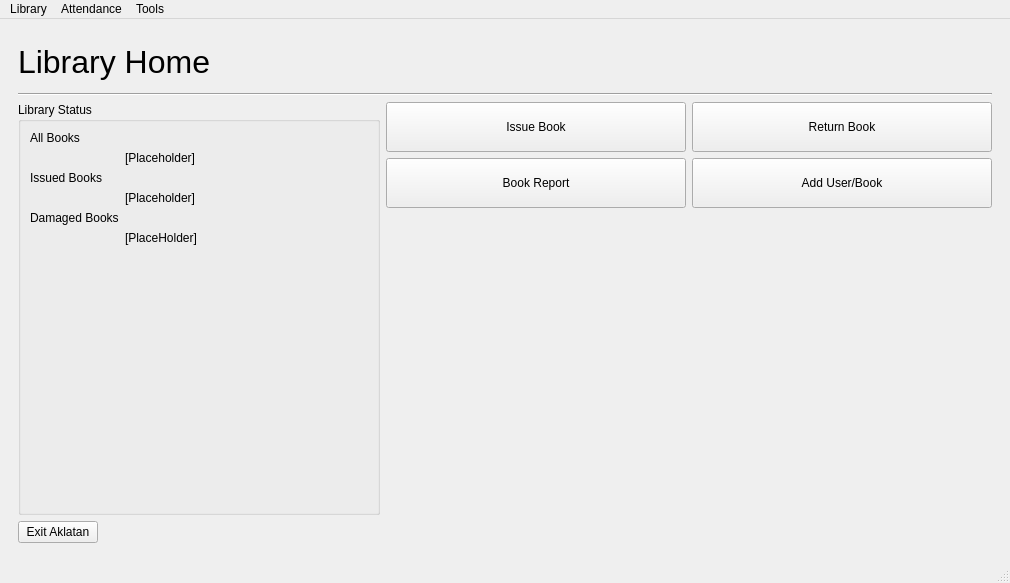
<?xml version="1.0" encoding="UTF-8"?>
<ui version="4.0">
 <class>MainLibraryWindow</class>
 <widget class="QMainWindow" name="MainLibraryWindow">
  <property name="geometry">
   <rect>
    <x>0</x>
    <y>0</y>
    <width>1010</width>
    <height>583</height>
   </rect>
  </property>
  <property name="windowTitle">
   <string>MainWindow</string>
  </property>
  <widget class="QWidget" name="centralwidget">
   <layout class="QGridLayout" name="gridLayout">
    <item row="0" column="0">
     <widget class="QStackedWidget" name="stackedWidget">
      <property name="currentIndex">
       <number>0</number>
      </property>
      <widget class="QWidget" name="page">
       <layout class="QVBoxLayout" name="verticalLayout_2">
        <item>
         <widget class="QLabel" name="label">
          <property name="sizePolicy">
           <sizepolicy hsizetype="Minimum" vsizetype="Minimum">
            <horstretch>0</horstretch>
            <verstretch>0</verstretch>
           </sizepolicy>
          </property>
          <property name="minimumSize">
           <size>
            <width>100</width>
            <height>50</height>
           </size>
          </property>
          <property name="baseSize">
           <size>
            <width>0</width>
            <height>40</height>
           </size>
          </property>
          <property name="font">
           <font>
            <pointsize>24</pointsize>
           </font>
          </property>
          <property name="text">
           <string>Library Home</string>
          </property>
          <property name="alignment">
           <set>Qt::AlignLeading|Qt::AlignLeft|Qt::AlignVCenter</set>
          </property>
         </widget>
        </item>
        <item>
         <widget class="Line" name="line">
          <property name="sizePolicy">
           <sizepolicy hsizetype="MinimumExpanding" vsizetype="Fixed">
            <horstretch>0</horstretch>
            <verstretch>0</verstretch>
           </sizepolicy>
          </property>
          <property name="orientation">
           <enum>Qt::Horizontal</enum>
          </property>
         </widget>
        </item>
        <item>
         <layout class="QGridLayout" name="gridLayout_6">
          <item row="0" column="0" rowspan="3">
           <layout class="QGridLayout" name="gridLayout_11">
            <item row="0" column="0">
             <widget class="QGroupBox" name="groupBox">
              <property name="title">
               <string>Library Status</string>
              </property>
              <layout class="QFormLayout" name="formLayout">
               <item row="0" column="0">
                <widget class="QLabel" name="label_24">
                 <property name="text">
                  <string>All Books</string>
                 </property>
                </widget>
               </item>
               <item row="1" column="1">
                <widget class="QLabel" name="labelAll">
                 <property name="text">
                  <string>[Placeholder]</string>
                 </property>
                </widget>
               </item>
               <item row="2" column="0">
                <widget class="QLabel" name="label_26">
                 <property name="text">
                  <string>Issued Books</string>
                 </property>
                </widget>
               </item>
               <item row="4" column="0">
                <widget class="QLabel" name="label_28">
                 <property name="text">
                  <string>Damaged Books</string>
                 </property>
                </widget>
               </item>
               <item row="3" column="1">
                <widget class="QLabel" name="labelIssued">
                 <property name="text">
                  <string>[Placeholder]</string>
                 </property>
                </widget>
               </item>
               <item row="5" column="1">
                <widget class="QLabel" name="labelDamaged">
                 <property name="text">
                  <string>[PlaceHolder]</string>
                 </property>
                </widget>
               </item>
              </layout>
             </widget>
            </item>
           </layout>
          </item>
          <item row="0" column="1">
           <widget class="QPushButton" name="homeIssueButton">
            <property name="sizePolicy">
             <sizepolicy hsizetype="MinimumExpanding" vsizetype="MinimumExpanding">
              <horstretch>0</horstretch>
              <verstretch>0</verstretch>
             </sizepolicy>
            </property>
            <property name="minimumSize">
             <size>
              <width>250</width>
              <height>50</height>
             </size>
            </property>
            <property name="maximumSize">
             <size>
              <width>300</width>
              <height>50</height>
             </size>
            </property>
            <property name="baseSize">
             <size>
              <width>0</width>
              <height>0</height>
             </size>
            </property>
            <property name="focusPolicy">
             <enum>Qt::ClickFocus</enum>
            </property>
            <property name="styleSheet">
             <string notr="true">QPushButton{
	padding: 10px;
}</string>
            </property>
            <property name="text">
             <string>Issue Book</string>
            </property>
           </widget>
          </item>
          <item row="0" column="2">
           <widget class="QPushButton" name="homeReturnButton">
            <property name="sizePolicy">
             <sizepolicy hsizetype="MinimumExpanding" vsizetype="MinimumExpanding">
              <horstretch>0</horstretch>
              <verstretch>0</verstretch>
             </sizepolicy>
            </property>
            <property name="minimumSize">
             <size>
              <width>250</width>
              <height>50</height>
             </size>
            </property>
            <property name="maximumSize">
             <size>
              <width>300</width>
              <height>50</height>
             </size>
            </property>
            <property name="focusPolicy">
             <enum>Qt::ClickFocus</enum>
            </property>
            <property name="styleSheet">
             <string notr="true">QPushButton{
	padding: 10px;
}</string>
            </property>
            <property name="text">
             <string>Return Book</string>
            </property>
           </widget>
          </item>
          <item row="1" column="2">
           <widget class="QPushButton" name="homeAdd">
            <property name="sizePolicy">
             <sizepolicy hsizetype="MinimumExpanding" vsizetype="MinimumExpanding">
              <horstretch>0</horstretch>
              <verstretch>0</verstretch>
             </sizepolicy>
            </property>
            <property name="minimumSize">
             <size>
              <width>250</width>
              <height>50</height>
             </size>
            </property>
            <property name="maximumSize">
             <size>
              <width>300</width>
              <height>50</height>
             </size>
            </property>
            <property name="focusPolicy">
             <enum>Qt::ClickFocus</enum>
            </property>
            <property name="text">
             <string>Add User/Book</string>
            </property>
           </widget>
          </item>
          <item row="1" column="1">
           <widget class="QPushButton" name="homeReportButton">
            <property name="sizePolicy">
             <sizepolicy hsizetype="MinimumExpanding" vsizetype="MinimumExpanding">
              <horstretch>0</horstretch>
              <verstretch>0</verstretch>
             </sizepolicy>
            </property>
            <property name="minimumSize">
             <size>
              <width>250</width>
              <height>50</height>
             </size>
            </property>
            <property name="maximumSize">
             <size>
              <width>300</width>
              <height>50</height>
             </size>
            </property>
            <property name="focusPolicy">
             <enum>Qt::ClickFocus</enum>
            </property>
            <property name="styleSheet">
             <string notr="true">QPushButton{
	padding: 10px;
}</string>
            </property>
            <property name="text">
             <string>Book Report</string>
            </property>
           </widget>
          </item>
         </layout>
        </item>
        <item>
         <layout class="QGridLayout" name="gridLayout_5">
          <item row="0" column="1">
           <spacer name="horizontalSpacer_2">
            <property name="orientation">
             <enum>Qt::Horizontal</enum>
            </property>
            <property name="sizeHint" stdset="0">
             <size>
              <width>40</width>
              <height>20</height>
             </size>
            </property>
           </spacer>
          </item>
          <item row="0" column="0">
           <widget class="QPushButton" name="pushButton">
            <property name="focusPolicy">
             <enum>Qt::ClickFocus</enum>
            </property>
            <property name="text">
             <string>Exit Aklatan</string>
            </property>
           </widget>
          </item>
         </layout>
        </item>
       </layout>
      </widget>
      <widget class="QWidget" name="page_2">
       <layout class="QGridLayout" name="gridLayout_8">
        <item row="3" column="0">
         <layout class="QGridLayout" name="gridLayout_4">
          <item row="0" column="0">
           <widget class="QPushButton" name="issueHomeButton">
            <property name="text">
             <string>Home</string>
            </property>
           </widget>
          </item>
          <item row="0" column="3">
           <widget class="QPushButton" name="issueButton">
            <property name="text">
             <string>Issue</string>
            </property>
           </widget>
          </item>
          <item row="0" column="2">
           <widget class="QPushButton" name="refreshButton">
            <property name="text">
             <string>Clear</string>
            </property>
           </widget>
          </item>
          <item row="0" column="1">
           <spacer name="horizontalSpacer_3">
            <property name="orientation">
             <enum>Qt::Horizontal</enum>
            </property>
            <property name="sizeHint" stdset="0">
             <size>
              <width>40</width>
              <height>20</height>
             </size>
            </property>
           </spacer>
          </item>
         </layout>
        </item>
        <item row="0" column="0">
         <widget class="QLabel" name="label_2">
          <property name="sizePolicy">
           <sizepolicy hsizetype="Minimum" vsizetype="Minimum">
            <horstretch>0</horstretch>
            <verstretch>0</verstretch>
           </sizepolicy>
          </property>
          <property name="minimumSize">
           <size>
            <width>100</width>
            <height>50</height>
           </size>
          </property>
          <property name="baseSize">
           <size>
            <width>0</width>
            <height>40</height>
           </size>
          </property>
          <property name="font">
           <font>
            <pointsize>24</pointsize>
           </font>
          </property>
          <property name="text">
           <string>Issue Book</string>
          </property>
          <property name="alignment">
           <set>Qt::AlignLeading|Qt::AlignLeft|Qt::AlignVCenter</set>
          </property>
         </widget>
        </item>
        <item row="1" column="0">
         <widget class="Line" name="line_2">
          <property name="sizePolicy">
           <sizepolicy hsizetype="MinimumExpanding" vsizetype="Fixed">
            <horstretch>0</horstretch>
            <verstretch>0</verstretch>
           </sizepolicy>
          </property>
          <property name="orientation">
           <enum>Qt::Horizontal</enum>
          </property>
         </widget>
        </item>
        <item row="2" column="0">
         <layout class="QGridLayout" name="gridLayout_3">
          <item row="5" column="2">
           <widget class="QLineEdit" name="lineEdition">
            <property name="enabled">
             <bool>false</bool>
            </property>
           </widget>
          </item>
          <item row="6" column="2">
           <widget class="QLineEdit" name="linePubYear">
            <property name="enabled">
             <bool>false</bool>
            </property>
           </widget>
          </item>
          <item row="5" column="3">
           <widget class="QLabel" name="label_5">
            <property name="text">
             <string>Date Due: </string>
            </property>
           </widget>
          </item>
          <item row="2" column="3">
           <widget class="QLabel" name="labelUserType">
            <property name="text">
             <string>Borrower Type:</string>
            </property>
           </widget>
          </item>
          <item row="0" column="2">
           <widget class="QLineEdit" name="lineBookID"/>
          </item>
          <item row="2" column="2">
           <widget class="QLineEdit" name="lineCategory">
            <property name="enabled">
             <bool>false</bool>
            </property>
           </widget>
          </item>
          <item row="7" column="0">
           <widget class="QLabel" name="label_8">
            <property name="text">
             <string/>
            </property>
           </widget>
          </item>
          <item row="2" column="0">
           <widget class="QLabel" name="labelCategory">
            <property name="text">
             <string>Category:</string>
            </property>
           </widget>
          </item>
          <item row="4" column="2">
           <widget class="QLineEdit" name="linePublisher">
            <property name="enabled">
             <bool>false</bool>
            </property>
           </widget>
          </item>
          <item row="1" column="2">
           <widget class="QLineEdit" name="lineBookName">
            <property name="enabled">
             <bool>false</bool>
            </property>
           </widget>
          </item>
          <item row="2" column="4">
           <widget class="QLineEdit" name="lineUserType">
            <property name="enabled">
             <bool>false</bool>
            </property>
           </widget>
          </item>
          <item row="3" column="2">
           <widget class="QLineEdit" name="lineAuthor">
            <property name="enabled">
             <bool>false</bool>
            </property>
           </widget>
          </item>
          <item row="5" column="4">
           <widget class="QDateEdit" name="dateDue">
            <property name="sizePolicy">
             <sizepolicy hsizetype="Fixed" vsizetype="Fixed">
              <horstretch>0</horstretch>
              <verstretch>0</verstretch>
             </sizepolicy>
            </property>
            <property name="minimumSize">
             <size>
              <width>120</width>
              <height>0</height>
             </size>
            </property>
            <property name="locale">
             <locale language="English" country="UnitedStates"/>
            </property>
            <property name="displayFormat">
             <string>MM/dd/yyyy</string>
            </property>
           </widget>
          </item>
          <item row="3" column="0">
           <widget class="QLabel" name="labelBookAuthor">
            <property name="text">
             <string>Author:</string>
            </property>
           </widget>
          </item>
          <item row="8" column="0">
           <spacer name="verticalSpacer_3">
            <property name="orientation">
             <enum>Qt::Vertical</enum>
            </property>
            <property name="sizeHint" stdset="0">
             <size>
              <width>20</width>
              <height>40</height>
             </size>
            </property>
           </spacer>
          </item>
          <item row="5" column="0">
           <widget class="QLabel" name="labelEdition">
            <property name="text">
             <string>Edition:</string>
            </property>
           </widget>
          </item>
          <item row="4" column="0">
           <widget class="QLabel" name="labelPublisher">
            <property name="text">
             <string>Publisher:</string>
            </property>
           </widget>
          </item>
          <item row="6" column="0">
           <widget class="QLabel" name="labelPubYear">
            <property name="text">
             <string>Publishing Year:</string>
            </property>
           </widget>
          </item>
          <item row="1" column="0">
           <widget class="QLabel" name="labelBookName">
            <property name="text">
             <string>Book Name:</string>
            </property>
           </widget>
          </item>
          <item row="0" column="4">
           <widget class="QLineEdit" name="lineUserID"/>
          </item>
          <item row="0" column="0">
           <widget class="QLabel" name="labelBookID">
            <property name="text">
             <string>Book ID</string>
            </property>
           </widget>
          </item>
          <item row="0" column="3">
           <widget class="QLabel" name="labelUserID">
            <property name="text">
             <string>Borrower ID:</string>
            </property>
           </widget>
          </item>
          <item row="1" column="4">
           <widget class="QLineEdit" name="lineUserName">
            <property name="enabled">
             <bool>false</bool>
            </property>
           </widget>
          </item>
          <item row="4" column="4">
           <widget class="QDateEdit" name="dateIssued">
            <property name="sizePolicy">
             <sizepolicy hsizetype="Fixed" vsizetype="Fixed">
              <horstretch>0</horstretch>
              <verstretch>0</verstretch>
             </sizepolicy>
            </property>
            <property name="minimumSize">
             <size>
              <width>120</width>
              <height>0</height>
             </size>
            </property>
            <property name="locale">
             <locale language="English" country="UnitedStates"/>
            </property>
            <property name="displayFormat">
             <string>MM/dd/yyyy</string>
            </property>
           </widget>
          </item>
          <item row="1" column="3">
           <widget class="QLabel" name="labelUserName">
            <property name="text">
             <string>Borrower Name:</string>
            </property>
           </widget>
          </item>
          <item row="4" column="3">
           <widget class="QLabel" name="label_4">
            <property name="text">
             <string>Date Issued:</string>
            </property>
           </widget>
          </item>
          <item row="7" column="2" rowspan="2" colspan="3">
           <widget class="QTableView" name="tableIssue"/>
          </item>
         </layout>
        </item>
       </layout>
      </widget>
      <widget class="QWidget" name="page_3">
       <layout class="QGridLayout" name="gridLayout_9">
        <item row="0" column="0">
         <widget class="QLabel" name="label_3">
          <property name="sizePolicy">
           <sizepolicy hsizetype="Minimum" vsizetype="Minimum">
            <horstretch>0</horstretch>
            <verstretch>0</verstretch>
           </sizepolicy>
          </property>
          <property name="minimumSize">
           <size>
            <width>100</width>
            <height>50</height>
           </size>
          </property>
          <property name="baseSize">
           <size>
            <width>0</width>
            <height>40</height>
           </size>
          </property>
          <property name="font">
           <font>
            <pointsize>24</pointsize>
           </font>
          </property>
          <property name="text">
           <string>Return Book</string>
          </property>
          <property name="alignment">
           <set>Qt::AlignLeading|Qt::AlignLeft|Qt::AlignVCenter</set>
          </property>
         </widget>
        </item>
        <item row="1" column="0">
         <widget class="Line" name="line_3">
          <property name="sizePolicy">
           <sizepolicy hsizetype="MinimumExpanding" vsizetype="Fixed">
            <horstretch>0</horstretch>
            <verstretch>0</verstretch>
           </sizepolicy>
          </property>
          <property name="orientation">
           <enum>Qt::Horizontal</enum>
          </property>
         </widget>
        </item>
        <item row="2" column="0">
         <layout class="QGridLayout" name="gridLayout_2">
          <item row="5" column="2">
           <widget class="QLabel" name="labelDamagePenalty">
            <property name="text">
             <string>Damage Penalty</string>
            </property>
           </widget>
          </item>
          <item row="0" column="2">
           <widget class="QLabel" name="labelUserID2">
            <property name="text">
             <string>Borrower ID</string>
            </property>
           </widget>
          </item>
          <item row="9" column="1" colspan="3">
           <widget class="QTableView" name="tableReturn"/>
          </item>
          <item row="9" column="0">
           <spacer name="verticalSpacer_4">
            <property name="orientation">
             <enum>Qt::Vertical</enum>
            </property>
            <property name="sizeHint" stdset="0">
             <size>
              <width>20</width>
              <height>40</height>
             </size>
            </property>
           </spacer>
          </item>
          <item row="0" column="0">
           <widget class="QLabel" name="labelBookID2">
            <property name="text">
             <string>Book ID:</string>
            </property>
           </widget>
          </item>
          <item row="2" column="0">
           <widget class="QLabel" name="label_Category2">
            <property name="text">
             <string>Category:</string>
            </property>
           </widget>
          </item>
          <item row="5" column="0">
           <widget class="QLabel" name="labelEdition2">
            <property name="text">
             <string>Edition:</string>
            </property>
           </widget>
          </item>
          <item row="4" column="3">
           <widget class="QLineEdit" name="lineLatePenalty">
            <property name="enabled">
             <bool>false</bool>
            </property>
            <property name="focusPolicy">
             <enum>Qt::NoFocus</enum>
            </property>
           </widget>
          </item>
          <item row="2" column="2">
           <widget class="QLabel" name="label_UserType2">
            <property name="text">
             <string>Borrower Type</string>
            </property>
           </widget>
          </item>
          <item row="6" column="1">
           <widget class="QLineEdit" name="linePubYear2">
            <property name="enabled">
             <bool>false</bool>
            </property>
            <property name="focusPolicy">
             <enum>Qt::NoFocus</enum>
            </property>
           </widget>
          </item>
          <item row="5" column="3">
           <widget class="QLineEdit" name="lineDamagePenalty">
            <property name="enabled">
             <bool>false</bool>
            </property>
            <property name="focusPolicy">
             <enum>Qt::NoFocus</enum>
            </property>
           </widget>
          </item>
          <item row="4" column="0">
           <widget class="QLabel" name="labelPublisher2">
            <property name="text">
             <string>Publisher:</string>
            </property>
           </widget>
          </item>
          <item row="1" column="1">
           <widget class="QLineEdit" name="lineBookName2">
            <property name="enabled">
             <bool>false</bool>
            </property>
           </widget>
          </item>
          <item row="5" column="1">
           <widget class="QLineEdit" name="lineEdition2">
            <property name="enabled">
             <bool>false</bool>
            </property>
            <property name="focusPolicy">
             <enum>Qt::NoFocus</enum>
            </property>
           </widget>
          </item>
          <item row="2" column="1">
           <widget class="QLineEdit" name="lineCategory2">
            <property name="enabled">
             <bool>false</bool>
            </property>
            <property name="focusPolicy">
             <enum>Qt::NoFocus</enum>
            </property>
           </widget>
          </item>
          <item row="3" column="2">
           <widget class="QLabel" name="label_6">
            <property name="text">
             <string>Date Due: </string>
            </property>
           </widget>
          </item>
          <item row="6" column="0">
           <widget class="QLabel" name="labelPubYear2">
            <property name="text">
             <string>Publishing Year:</string>
            </property>
           </widget>
          </item>
          <item row="1" column="3">
           <widget class="QLineEdit" name="lineUserName2">
            <property name="enabled">
             <bool>false</bool>
            </property>
           </widget>
          </item>
          <item row="1" column="2">
           <widget class="QLabel" name="label_UserName2">
            <property name="text">
             <string>Borrower Name</string>
            </property>
           </widget>
          </item>
          <item row="0" column="3">
           <widget class="QLineEdit" name="lineUserID2"/>
          </item>
          <item row="0" column="1">
           <widget class="QLineEdit" name="lineBookID2"/>
          </item>
          <item row="3" column="0">
           <widget class="QLabel" name="labelAuthor2">
            <property name="text">
             <string>Author:</string>
            </property>
           </widget>
          </item>
          <item row="2" column="3">
           <widget class="QLineEdit" name="lineUserType2">
            <property name="enabled">
             <bool>false</bool>
            </property>
            <property name="focusPolicy">
             <enum>Qt::NoFocus</enum>
            </property>
           </widget>
          </item>
          <item row="3" column="3">
           <widget class="QDateEdit" name="dateReturn">
            <property name="sizePolicy">
             <sizepolicy hsizetype="Fixed" vsizetype="Fixed">
              <horstretch>0</horstretch>
              <verstretch>0</verstretch>
             </sizepolicy>
            </property>
            <property name="minimumSize">
             <size>
              <width>120</width>
              <height>0</height>
             </size>
            </property>
            <property name="displayFormat">
             <string>MM/dd/yyyy</string>
            </property>
           </widget>
          </item>
          <item row="4" column="1">
           <widget class="QLineEdit" name="linePublisher2">
            <property name="enabled">
             <bool>false</bool>
            </property>
            <property name="focusPolicy">
             <enum>Qt::NoFocus</enum>
            </property>
           </widget>
          </item>
          <item row="3" column="1">
           <widget class="QLineEdit" name="lineAuthor2">
            <property name="enabled">
             <bool>false</bool>
            </property>
            <property name="focusPolicy">
             <enum>Qt::NoFocus</enum>
            </property>
           </widget>
          </item>
          <item row="1" column="0">
           <widget class="QLabel" name="labelBookName2">
            <property name="text">
             <string>Book Name:</string>
            </property>
           </widget>
          </item>
          <item row="6" column="2">
           <widget class="QCheckBox" name="checkBox">
            <property name="text">
             <string>Book Damaged</string>
            </property>
           </widget>
          </item>
          <item row="4" column="2">
           <widget class="QLabel" name="labelLatePenalty">
            <property name="text">
             <string>Late Penalty</string>
            </property>
           </widget>
          </item>
         </layout>
        </item>
        <item row="3" column="0">
         <layout class="QGridLayout" name="gridLayout_7">
          <item row="0" column="1">
           <spacer name="horizontalSpacer_4">
            <property name="orientation">
             <enum>Qt::Horizontal</enum>
            </property>
            <property name="sizeHint" stdset="0">
             <size>
              <width>40</width>
              <height>20</height>
             </size>
            </property>
           </spacer>
          </item>
          <item row="0" column="3">
           <widget class="QPushButton" name="returnButton">
            <property name="text">
             <string>Return Book</string>
            </property>
           </widget>
          </item>
          <item row="0" column="2">
           <widget class="QPushButton" name="refreshButton_2">
            <property name="text">
             <string>Clear</string>
            </property>
           </widget>
          </item>
          <item row="0" column="0">
           <widget class="QPushButton" name="returnHomeButton">
            <property name="text">
             <string>Home</string>
            </property>
           </widget>
          </item>
         </layout>
        </item>
       </layout>
      </widget>
      <widget class="QWidget" name="page_4">
       <layout class="QGridLayout" name="gridLayout_12">
        <item row="0" column="0">
         <widget class="QLabel" name="label_7">
          <property name="font">
           <font>
            <pointsize>24</pointsize>
           </font>
          </property>
          <property name="text">
           <string>Book Report</string>
          </property>
         </widget>
        </item>
        <item row="1" column="0">
         <widget class="Line" name="line_4">
          <property name="orientation">
           <enum>Qt::Horizontal</enum>
          </property>
         </widget>
        </item>
        <item row="2" column="0">
         <widget class="QTabWidget" name="tabWidReport">
          <property name="currentIndex">
           <number>1</number>
          </property>
          <widget class="QWidget" name="tabAll">
           <attribute name="title">
            <string>All Books</string>
           </attribute>
           <layout class="QGridLayout" name="gridLayout_13">
            <item row="0" column="0">
             <widget class="QTableView" name="tableAll"/>
            </item>
           </layout>
          </widget>
          <widget class="QWidget" name="tabIssued">
           <attribute name="title">
            <string>Issued Books</string>
           </attribute>
           <layout class="QGridLayout" name="gridLayout_14">
            <item row="0" column="0">
             <widget class="QTableView" name="tableIssued"/>
            </item>
           </layout>
          </widget>
         </widget>
        </item>
        <item row="3" column="0">
         <layout class="QGridLayout" name="gridLayout_10">
          <item row="0" column="0">
           <widget class="QPushButton" name="reportHomeButton">
            <property name="text">
             <string>Home</string>
            </property>
           </widget>
          </item>
          <item row="0" column="1">
           <spacer name="horizontalSpacer_5">
            <property name="orientation">
             <enum>Qt::Horizontal</enum>
            </property>
            <property name="sizeHint" stdset="0">
             <size>
              <width>40</width>
              <height>20</height>
             </size>
            </property>
           </spacer>
          </item>
         </layout>
        </item>
       </layout>
      </widget>
      <widget class="QWidget" name="page_5">
       <layout class="QVBoxLayout" name="verticalLayout">
        <item>
         <widget class="QLabel" name="label_9">
          <property name="font">
           <font>
            <pointsize>24</pointsize>
           </font>
          </property>
          <property name="text">
           <string>Register</string>
          </property>
         </widget>
        </item>
        <item>
         <widget class="Line" name="line_5">
          <property name="orientation">
           <enum>Qt::Horizontal</enum>
          </property>
         </widget>
        </item>
        <item>
         <widget class="QTabWidget" name="tabWidAdd">
          <property name="currentIndex">
           <number>1</number>
          </property>
          <widget class="QWidget" name="tabAddBook">
           <attribute name="title">
            <string>Add Book</string>
           </attribute>
           <layout class="QFormLayout" name="formLayout_2">
            <item row="0" column="0">
             <widget class="QLabel" name="label_10">
              <property name="text">
               <string>Book ID</string>
              </property>
             </widget>
            </item>
            <item row="0" column="1">
             <widget class="QLineEdit" name="lineRegBookID"/>
            </item>
            <item row="1" column="0">
             <widget class="QLabel" name="label_11">
              <property name="text">
               <string>Book Name</string>
              </property>
             </widget>
            </item>
            <item row="1" column="1">
             <widget class="QLineEdit" name="lineRegBookName"/>
            </item>
            <item row="2" column="0">
             <widget class="QLabel" name="label_12">
              <property name="text">
               <string>Category</string>
              </property>
             </widget>
            </item>
            <item row="2" column="1">
             <widget class="QLineEdit" name="lineRegCategory"/>
            </item>
            <item row="3" column="0">
             <widget class="QLabel" name="label_13">
              <property name="text">
               <string>Author</string>
              </property>
             </widget>
            </item>
            <item row="3" column="1">
             <widget class="QLineEdit" name="lineRegAuthor"/>
            </item>
            <item row="4" column="0">
             <widget class="QLabel" name="label_14">
              <property name="text">
               <string>Publisher</string>
              </property>
             </widget>
            </item>
            <item row="4" column="1">
             <widget class="QLineEdit" name="lineRegPublisher"/>
            </item>
            <item row="5" column="0">
             <widget class="QLabel" name="label_15">
              <property name="text">
               <string>Edition</string>
              </property>
             </widget>
            </item>
            <item row="5" column="1">
             <widget class="QLineEdit" name="lineRegEdition"/>
            </item>
            <item row="7" column="0">
             <widget class="QLabel" name="label_16">
              <property name="text">
               <string>Publishing Year</string>
              </property>
             </widget>
            </item>
            <item row="7" column="1">
             <widget class="QLineEdit" name="lineRegPubYear"/>
            </item>
            <item row="8" column="0">
             <widget class="QLabel" name="label_17">
              <property name="text">
               <string>Quantity</string>
              </property>
             </widget>
            </item>
            <item row="9" column="0">
             <widget class="QLabel" name="label_18">
              <property name="text">
               <string>Status</string>
              </property>
             </widget>
            </item>
            <item row="9" column="1">
             <widget class="QLineEdit" name="lineRegStatus">
              <property name="enabled">
               <bool>false</bool>
              </property>
             </widget>
            </item>
            <item row="10" column="1">
             <spacer name="verticalSpacer">
              <property name="orientation">
               <enum>Qt::Vertical</enum>
              </property>
              <property name="sizeHint" stdset="0">
               <size>
                <width>20</width>
                <height>40</height>
               </size>
              </property>
             </spacer>
            </item>
            <item row="8" column="1">
             <widget class="QSpinBox" name="spinQuantity">
              <property name="sizePolicy">
               <sizepolicy hsizetype="Fixed" vsizetype="Fixed">
                <horstretch>0</horstretch>
                <verstretch>0</verstretch>
               </sizepolicy>
              </property>
              <property name="minimumSize">
               <size>
                <width>80</width>
                <height>0</height>
               </size>
              </property>
              <property name="value">
               <number>1</number>
              </property>
             </widget>
            </item>
           </layout>
          </widget>
          <widget class="QWidget" name="tabAddUser">
           <attribute name="title">
            <string>Add User</string>
           </attribute>
           <layout class="QFormLayout" name="formLayout_3">
            <item row="0" column="0">
             <widget class="QLabel" name="label_19">
              <property name="text">
               <string>User ID</string>
              </property>
             </widget>
            </item>
            <item row="0" column="1">
             <widget class="QLineEdit" name="lineRegUserID"/>
            </item>
            <item row="1" column="0">
             <widget class="QLabel" name="label_20">
              <property name="text">
               <string>Name</string>
              </property>
             </widget>
            </item>
            <item row="1" column="1">
             <widget class="QLineEdit" name="lineRegUserName"/>
            </item>
            <item row="2" column="0">
             <widget class="QLabel" name="label_21">
              <property name="text">
               <string>Address</string>
              </property>
             </widget>
            </item>
            <item row="2" column="1">
             <widget class="QLineEdit" name="lineRegAddress"/>
            </item>
            <item row="3" column="0">
             <widget class="QLabel" name="label_22">
              <property name="text">
               <string>Contact Number</string>
              </property>
             </widget>
            </item>
            <item row="3" column="1">
             <widget class="QLineEdit" name="lineRegContact">
              <property name="inputMethodHints">
               <set>Qt::ImhNone</set>
              </property>
             </widget>
            </item>
            <item row="4" column="0">
             <widget class="QLabel" name="label_23">
              <property name="text">
               <string>User Type</string>
              </property>
             </widget>
            </item>
            <item row="4" column="1">
             <widget class="QComboBox" name="comboUserType">
              <property name="sizePolicy">
               <sizepolicy hsizetype="Fixed" vsizetype="Fixed">
                <horstretch>0</horstretch>
                <verstretch>0</verstretch>
               </sizepolicy>
              </property>
              <property name="currentIndex">
               <number>0</number>
              </property>
              <item>
               <property name="text">
                <string>Student</string>
               </property>
              </item>
              <item>
               <property name="text">
                <string>Faculty</string>
               </property>
              </item>
             </widget>
            </item>
           </layout>
          </widget>
         </widget>
        </item>
        <item>
         <layout class="QGridLayout" name="gridLayout_15">
          <item row="0" column="3">
           <widget class="QPushButton" name="regRegButton">
            <property name="text">
             <string>Add</string>
            </property>
           </widget>
          </item>
          <item row="0" column="0">
           <widget class="QPushButton" name="regHomeButton">
            <property name="text">
             <string>Home</string>
            </property>
           </widget>
          </item>
          <item row="0" column="1">
           <spacer name="horizontalSpacer_6">
            <property name="orientation">
             <enum>Qt::Horizontal</enum>
            </property>
            <property name="sizeHint" stdset="0">
             <size>
              <width>40</width>
              <height>20</height>
             </size>
            </property>
           </spacer>
          </item>
          <item row="0" column="2">
           <widget class="QPushButton" name="regClear">
            <property name="text">
             <string>Clear</string>
            </property>
           </widget>
          </item>
         </layout>
        </item>
       </layout>
      </widget>
     </widget>
    </item>
   </layout>
  </widget>
  <widget class="QMenuBar" name="menubar">
   <property name="geometry">
    <rect>
     <x>0</x>
     <y>0</y>
     <width>1010</width>
     <height>22</height>
    </rect>
   </property>
   <widget class="QMenu" name="menuFile">
    <property name="title">
     <string>Library</string>
    </property>
    <addaction name="actionLibrary_Home"/>
    <addaction name="actionIssue_Book"/>
    <addaction name="actionReturn_Book"/>
    <addaction name="separator"/>
    <addaction name="actionExit"/>
   </widget>
   <widget class="QMenu" name="menuAttendance">
    <property name="title">
     <string>Attendance</string>
    </property>
    <addaction name="actionLog_Book"/>
   </widget>
   <widget class="QMenu" name="menuTools">
    <property name="title">
     <string>Tools</string>
    </property>
    <widget class="QMenu" name="menuBook_Report">
     <property name="title">
      <string>Book Report...</string>
     </property>
     <addaction name="actionAll_Books"/>
     <addaction name="actionIssued_Books"/>
    </widget>
    <addaction name="actionAdd_Book"/>
    <addaction name="actionAdd_User"/>
    <addaction name="separator"/>
    <addaction name="menuBook_Report"/>
    <addaction name="actionPreferences"/>
    <addaction name="actionSearch"/>
   </widget>
   <addaction name="menuFile"/>
   <addaction name="menuAttendance"/>
   <addaction name="menuTools"/>
  </widget>
  <widget class="QStatusBar" name="statusbar"/>
  <action name="actionIssue_Book">
   <property name="text">
    <string>Issue Book...</string>
   </property>
  </action>
  <action name="actionReturn_Book">
   <property name="text">
    <string>Return Book..</string>
   </property>
  </action>
  <action name="actionLog_Book">
   <property name="text">
    <string>Log Book</string>
   </property>
  </action>
  <action name="actionAdd_Book">
   <property name="text">
    <string>Add Book..</string>
   </property>
  </action>
  <action name="actionAdd_User">
   <property name="text">
    <string>Add User..</string>
   </property>
  </action>
  <action name="actionPreferences">
   <property name="text">
    <string>Preferences...</string>
   </property>
  </action>
  <action name="actionLibrary_Home">
   <property name="text">
    <string>Library Home</string>
   </property>
  </action>
  <action name="actionExit">
   <property name="text">
    <string> Exit Aklatan</string>
   </property>
  </action>
  <action name="actionAll_Books">
   <property name="text">
    <string>All Books</string>
   </property>
  </action>
  <action name="actionIssued_Books">
   <property name="text">
    <string>Issued Books</string>
   </property>
  </action>
  <action name="actionSearch">
   <property name="text">
    <string>Search...</string>
   </property>
  </action>
 </widget>
 <resources/>
 <connections/>
</ui>
